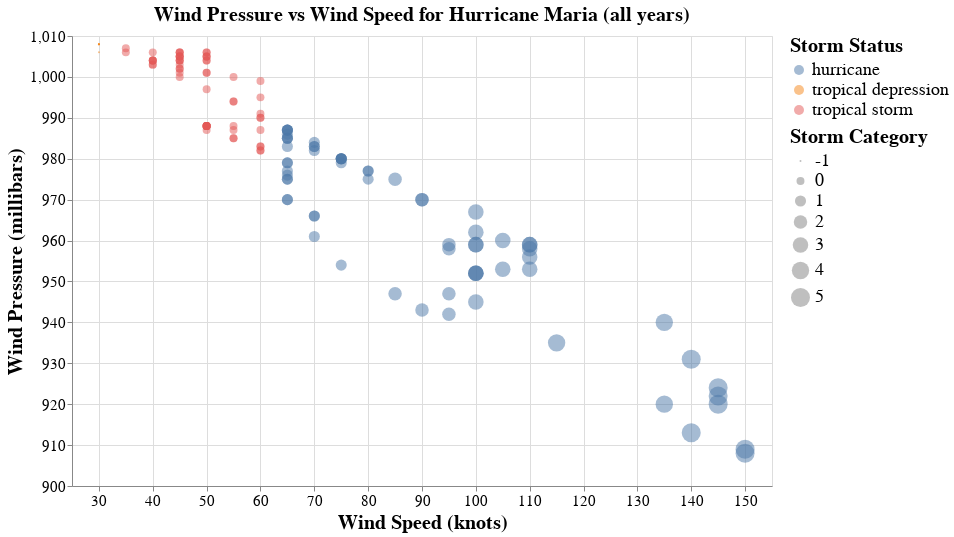

The code cell stored with this chart in its notebook:
### Code cell
alt.Chart(Maria).mark_circle(opacity=0.5).encode(
    alt.X('wind',
        scale=alt.Scale(domain=(25, 155)), title = "Wind Speed (knots)"),
    alt.Y('pressure',
        scale=alt.Scale(domain=(900, 1010)), title = "Wind Pressure (millibars)"),
    size=alt.Color('category:N', legend=alt.Legend(title="Storm Category")),
    color=alt.Size("status:N", legend=alt.Legend(title="Storm Status"))
).properties(
    title='Wind Pressure vs Wind Speed for Hurricane Maria (all years)',
width=700,
    height=450).configure_axis(
    labelFontSize=15,
    titleFontSize=20
).configure_title(fontSize=20).configure_legend(
titleFontSize=20,
labelFontSize=18
)

### Figure 1 — Vega-Lite specification as saved in the notebook (floating-point values rounded to 4 significant figures; data arrays with more than 128 entries replaced by an {"elided": "..."} marker saying what was removed)
{"config": {"view": {"continuousWidth": 400, "continuousHeight": 300}, "axis": {"labelFontSize": 15, "titleFontSize": 20}, "legend": {"labelFontSize": 18, "titleFontSize": 20}, "title": {"fontSize": 20}}, "data": {"name": "data-be38dc5528d199ac1d723d35b39b4d94"}, "mark": {"type": "circle", "opacity": 0.5}, "encoding": {"color": {"field": "status", "legend": {"title": "Storm Status"}, "type": "nominal"}, "size": {"field": "category", "legend": {"title": "Storm Category"}, "type": "nominal"}, "x": {"field": "wind", "scale": {"domain": [25, 155]}, "title": "Wind Speed (knots)", "type": "quantitative"}, "y": {"field": "pressure", "scale": {"domain": [900, 1010]}, "title": "Wind Pressure (millibars)", "type": "quantitative"}}, "height": 450, "title": "Wind Pressure vs Wind Speed for Hurricane Maria (all years)", "width": 700, "$schema": "https://vega.github.io/schema/vega-lite/v4.17.0.json", "datasets": {"data-be38dc5528d199ac1d723d35b39b4d94": {"elided": "134 records"}}}
